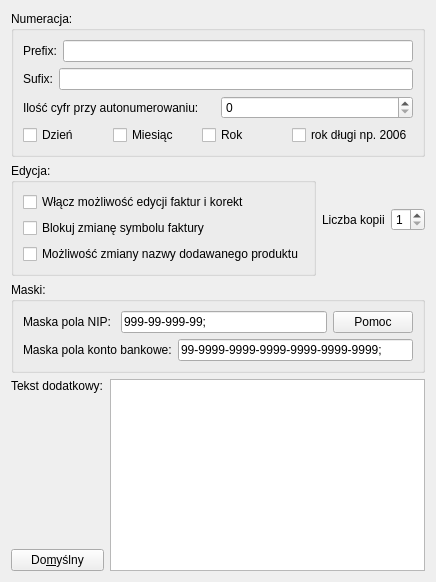
     <widget class="QWidget" name="TabPage2">
      <attribute name="title">
       <string>Faktury</string>
      </attribute>
      <layout class="QGridLayout" name="gridLayout_16">
       <item row="0" column="0">
        <widget class="QGroupBox" name="groupBox1">
         <property name="title">
          <string>Numeracja: </string>
         </property>
         <layout class="QGridLayout" name="gridLayout_15">
          <item row="0" column="0">
           <layout class="QHBoxLayout" name="horizontalLayout">
            <item>
             <widget class="QLabel" name="textLabel1_2">
              <property name="text">
               <string>Prefix:</string>
              </property>
              <property name="wordWrap">
               <bool>false</bool>
              </property>
             </widget>
            </item>
            <item>
             <widget class="QLineEdit" name="prefixEdit"/>
            </item>
           </layout>
          </item>
          <item row="1" column="0">
           <layout class="QHBoxLayout" name="horizontalLayout_2">
            <item>
             <widget class="QLabel" name="textLabel1_2_2">
              <property name="text">
               <string>Sufix:</string>
              </property>
              <property name="wordWrap">
               <bool>false</bool>
              </property>
             </widget>
            </item>
            <item>
             <widget class="QLineEdit" name="sufixEdit"/>
            </item>
           </layout>
          </item>
          <item row="2" column="0">
           <layout class="QHBoxLayout" name="horizontalLayout_3">
            <item>
             <widget class="QLabel" name="textLabel2_2">
              <property name="text">
               <string>Ilość cyfr przy autonumerowaniu:</string>
              </property>
              <property name="wordWrap">
               <bool>false</bool>
              </property>
             </widget>
            </item>
            <item>
             <widget class="QSpinBox" name="spbNumb"/>
            </item>
           </layout>
          </item>
          <item row="3" column="0">
           <layout class="QHBoxLayout" name="horizontalLayout_4">
            <item>
             <widget class="QCheckBox" name="cbDay">
              <property name="text">
               <string>Dzień</string>
              </property>
             </widget>
            </item>
            <item>
             <widget class="QCheckBox" name="cbMonth">
              <property name="text">
               <string>Miesiąc</string>
              </property>
             </widget>
            </item>
            <item>
             <widget class="QCheckBox" name="cbYear">
              <property name="text">
               <string>Rok</string>
              </property>
             </widget>
            </item>
            <item>
             <widget class="QCheckBox" name="shortYear">
              <property name="text">
               <string>rok długi np. 2006</string>
              </property>
             </widget>
            </item>
           </layout>
          </item>
         </layout>
        </widget>
       </item>
       <item row="1" column="0">
        <layout class="QHBoxLayout" name="horizontalLayout_13">
         <item>
          <widget class="QGroupBox" name="groupBox_3">
           <property name="title">
            <string>Edycja: </string>
           </property>
           <layout class="QGridLayout" name="gridLayout_13">
            <item row="0" column="0">
             <layout class="QVBoxLayout" name="verticalLayout">
              <item>
               <widget class="QCheckBox" name="cbEdit">
                <property name="text">
                 <string>Włącz możliwość edycji faktur i korekt</string>
                </property>
               </widget>
              </item>
              <item>
               <widget class="QCheckBox" name="cbSmbEdit">
                <property name="text">
                 <string>Blokuj zmianę symbolu faktury</string>
                </property>
               </widget>
              </item>
              <item>
               <widget class="QCheckBox" name="cbSmbEdit_2">
                <property name="text">
                 <string>Możliwość zmiany nazwy dodawanego produktu</string>
                </property>
               </widget>
              </item>
             </layout>
            </item>
           </layout>
          </widget>
         </item>
         <item>
          <layout class="QHBoxLayout" name="horizontalLayout_10">
           <item>
            <widget class="QLabel" name="labelNumCopies">
             <property name="text">
              <string>Liczba kopii</string>
             </property>
             <property name="wordWrap">
              <bool>false</bool>
             </property>
            </widget>
           </item>
           <item>
            <widget class="QSpinBox" name="spbNumCopies">
             <property name="minimum">
              <number>1</number>
             </property>
             <property name="maximum">
              <number>6</number>
             </property>
            </widget>
           </item>
          </layout>
         </item>
        </layout>
       </item>
       <item row="2" column="0">
        <widget class="QGroupBox" name="groupBox_4">
         <property name="title">
          <string>Maski: </string>
         </property>
         <layout class="QGridLayout" name="gridLayout_14">
          <item row="0" column="0">
           <layout class="QHBoxLayout" name="horizontalLayout_8">
            <item>
             <widget class="QLabel" name="labelNipMask">
              <property name="text">
               <string>Maska pola NIP: </string>
              </property>
             </widget>
            </item>
            <item>
             <widget class="QLineEdit" name="nipMaskEdit">
              <property name="toolTip">
               <string>&lt;!DOCTYPE HTML PUBLIC &quot;-//W3C//DTD HTML 4.0//EN&quot; &quot;http://www.w3.org/TR/REC-html40/strict.dtd&quot;&gt;
&lt;html&gt;&lt;head&gt;&lt;meta name=&quot;qrichtext&quot; content=&quot;1&quot; /&gt;&lt;style type=&quot;text/css&quot;&gt;
p, li { white-space: pre-wrap; }
&lt;/style&gt;&lt;/head&gt;&lt;body style=&quot; font-family:'DejaVu Sans'; font-size:9pt; font-weight:400; font-style:normal;&quot;&gt;
&lt;p style=&quot; margin-top:0px; margin-bottom:0px; margin-left:0px; margin-right:0px; -qt-block-indent:0; text-indent:0px;&quot;&gt;Maska NIPu: &lt;/p&gt;
&lt;p style=&quot;-qt-paragraph-type:empty; margin-top:0px; margin-bottom:0px; margin-left:0px; margin-right:0px; -qt-block-indent:0; text-indent:0px;&quot;&gt;&lt;/p&gt;
&lt;p style=&quot;-qt-paragraph-type:empty; margin-top:0px; margin-bottom:0px; margin-left:0px; margin-right:0px; -qt-block-indent:0; text-indent:0px;&quot;&gt;&lt;/p&gt;
&lt;table border=&quot;0&quot; style=&quot; margin-top:0px; margin-bottom:0px; margin-left:0px; margin-right:0px;&quot; align=&quot;center&quot; cellspacing=&quot;1&quot; cellpadding=&quot;2&quot;&gt;&lt;thead&gt;
&lt;tr&gt;
&lt;td bgcolor=&quot;#a2c511&quot; style=&quot; vertical-align:top;&quot;&gt;
&lt;p align=&quot;center&quot; style=&quot; margin-top:0px; margin-bottom:0px; margin-left:0px; margin-right:0px; -qt-block-indent:0; text-indent:0px; font-weight:600; color:#000000;&quot;&gt;&lt;span style=&quot; background-color:#a2c511;&quot;&gt;Character&lt;/span&gt;&lt;/p&gt;&lt;/td&gt;
&lt;td bgcolor=&quot;#a2c511&quot; style=&quot; vertical-align:top;&quot;&gt;
&lt;p align=&quot;center&quot; style=&quot; margin-top:0px; margin-bottom:0px; margin-left:0px; margin-right:0px; -qt-block-indent:0; text-indent:0px; font-weight:600; color:#000000;&quot;&gt;&lt;span style=&quot; background-color:#a2c511;&quot;&gt;Meaning&lt;/span&gt;&lt;/p&gt;&lt;/td&gt;&lt;/tr&gt;&lt;/thead&gt;
&lt;tr&gt;
&lt;td bgcolor=&quot;#f0f0f0&quot; style=&quot; vertical-align:top;&quot;&gt;
&lt;p style=&quot; margin-top:0px; margin-bottom:0px; margin-left:0px; margin-right:0px; -qt-block-indent:0; text-indent:0px; color:#000000;&quot;&gt;&lt;span style=&quot; font-family:'Courier New,courier';&quot;&gt;A&lt;/span&gt;&lt;/p&gt;&lt;/td&gt;
&lt;td bgcolor=&quot;#f0f0f0&quot; style=&quot; vertical-align:top;&quot;&gt;
&lt;p style=&quot; margin-top:0px; margin-bottom:0px; margin-left:0px; margin-right:0px; -qt-block-indent:0; text-indent:0px; color:#000000;&quot;&gt;&lt;span style=&quot; background-color:#f0f0f0;&quot;&gt;ASCII alphabetic character required. A-Z, a-z.&lt;/span&gt;&lt;/p&gt;&lt;/td&gt;&lt;/tr&gt;
&lt;tr&gt;
&lt;td bgcolor=&quot;#e4e4e4&quot; style=&quot; vertical-align:top;&quot;&gt;
&lt;p style=&quot; margin-top:0px; margin-bottom:0px; margin-left:0px; margin-right:0px; -qt-block-indent:0; text-indent:0px; color:#000000;&quot;&gt;&lt;span style=&quot; font-family:'Courier New,courier';&quot;&gt;a&lt;/span&gt;&lt;/p&gt;&lt;/td&gt;
&lt;td bgcolor=&quot;#e4e4e4&quot; style=&quot; vertical-align:top;&quot;&gt;
&lt;p style=&quot; margin-top:0px; margin-bottom:0px; margin-left:0px; margin-right:0px; -qt-block-indent:0; text-indent:0px; color:#000000;&quot;&gt;&lt;span style=&quot; background-color:#e4e4e4;&quot;&gt;ASCII alphabetic character permitted but not required.&lt;/span&gt;&lt;/p&gt;&lt;/td&gt;&lt;/tr&gt;
&lt;tr&gt;
&lt;td bgcolor=&quot;#f0f0f0&quot; style=&quot; vertical-align:top;&quot;&gt;
&lt;p style=&quot; margin-top:0px; margin-bottom:0px; margin-left:0px; margin-right:0px; -qt-block-indent:0; text-indent:0px; color:#000000;&quot;&gt;&lt;span style=&quot; font-family:'Courier New,courier';&quot;&gt;N&lt;/span&gt;&lt;/p&gt;&lt;/td&gt;
&lt;td bgcolor=&quot;#f0f0f0&quot; style=&quot; vertical-align:top;&quot;&gt;
&lt;p style=&quot; margin-top:0px; margin-bottom:0px; margin-left:0px; margin-right:0px; -qt-block-indent:0; text-indent:0px; color:#000000;&quot;&gt;&lt;span style=&quot; background-color:#f0f0f0;&quot;&gt;ASCII alphanumeric character required. A-Z, a-z, 0-9.&lt;/span&gt;&lt;/p&gt;&lt;/td&gt;&lt;/tr&gt;
&lt;tr&gt;
&lt;td bgcolor=&quot;#e4e4e4&quot; style=&quot; vertical-align:top;&quot;&gt;
&lt;p style=&quot; margin-top:0px; margin-bottom:0px; margin-left:0px; margin-right:0px; -qt-block-indent:0; text-indent:0px; color:#000000;&quot;&gt;&lt;span style=&quot; font-family:'Courier New,courier';&quot;&gt;n&lt;/span&gt;&lt;/p&gt;&lt;/td&gt;
&lt;td bgcolor=&quot;#e4e4e4&quot; style=&quot; vertical-align:top;&quot;&gt;
&lt;p style=&quot; margin-top:0px; margin-bottom:0px; margin-left:0px; margin-right:0px; -qt-block-indent:0; text-indent:0px; color:#000000;&quot;&gt;&lt;span style=&quot; background-color:#e4e4e4;&quot;&gt;ASCII alphanumeric character permitted but not required.&lt;/span&gt;&lt;/p&gt;&lt;/td&gt;&lt;/tr&gt;
&lt;tr&gt;
&lt;td bgcolor=&quot;#f0f0f0&quot; style=&quot; vertical-align:top;&quot;&gt;
&lt;p style=&quot; margin-top:0px; margin-bottom:0px; margin-left:0px; margin-right:0px; -qt-block-indent:0; text-indent:0px; color:#000000;&quot;&gt;&lt;span style=&quot; font-family:'Courier New,courier';&quot;&gt;X&lt;/span&gt;&lt;/p&gt;&lt;/td&gt;
&lt;td bgcolor=&quot;#f0f0f0&quot; style=&quot; vertical-align:top;&quot;&gt;
&lt;p style=&quot; margin-top:0px; margin-bottom:0px; margin-left:0px; margin-right:0px; -qt-block-indent:0; text-indent:0px; color:#000000;&quot;&gt;&lt;span style=&quot; background-color:#f0f0f0;&quot;&gt;Any character required.&lt;/span&gt;&lt;/p&gt;&lt;/td&gt;&lt;/tr&gt;
&lt;tr&gt;
&lt;td bgcolor=&quot;#e4e4e4&quot; style=&quot; vertical-align:top;&quot;&gt;
&lt;p style=&quot; margin-top:0px; margin-bottom:0px; margin-left:0px; margin-right:0px; -qt-block-indent:0; text-indent:0px; color:#000000;&quot;&gt;&lt;span style=&quot; font-family:'Courier New,courier';&quot;&gt;x&lt;/span&gt;&lt;/p&gt;&lt;/td&gt;
&lt;td bgcolor=&quot;#e4e4e4&quot; style=&quot; vertical-align:top;&quot;&gt;
&lt;p style=&quot; margin-top:0px; margin-bottom:0px; margin-left:0px; margin-right:0px; -qt-block-indent:0; text-indent:0px; color:#000000;&quot;&gt;&lt;span style=&quot; background-color:#e4e4e4;&quot;&gt;Any character permitted but not required.&lt;/span&gt;&lt;/p&gt;&lt;/td&gt;&lt;/tr&gt;
&lt;tr&gt;
&lt;td bgcolor=&quot;#f0f0f0&quot; style=&quot; vertical-align:top;&quot;&gt;
&lt;p style=&quot; margin-top:0px; margin-bottom:0px; margin-left:0px; margin-right:0px; -qt-block-indent:0; text-indent:0px; color:#000000;&quot;&gt;&lt;span style=&quot; font-family:'Courier New,courier';&quot;&gt;9&lt;/span&gt;&lt;/p&gt;&lt;/td&gt;
&lt;td bgcolor=&quot;#f0f0f0&quot; style=&quot; vertical-align:top;&quot;&gt;
&lt;p style=&quot; margin-top:0px; margin-bottom:0px; margin-left:0px; margin-right:0px; -qt-block-indent:0; text-indent:0px; color:#000000;&quot;&gt;&lt;span style=&quot; background-color:#f0f0f0;&quot;&gt;ASCII digit required. 0-9.&lt;/span&gt;&lt;/p&gt;&lt;/td&gt;&lt;/tr&gt;
&lt;tr&gt;
&lt;td bgcolor=&quot;#e4e4e4&quot; style=&quot; vertical-align:top;&quot;&gt;
&lt;p style=&quot; margin-top:0px; margin-bottom:0px; margin-left:0px; margin-right:0px; -qt-block-indent:0; text-indent:0px; color:#000000;&quot;&gt;&lt;span style=&quot; font-family:'Courier New,courier';&quot;&gt;0&lt;/span&gt;&lt;/p&gt;&lt;/td&gt;
&lt;td bgcolor=&quot;#e4e4e4&quot; style=&quot; vertical-align:top;&quot;&gt;
&lt;p style=&quot; margin-top:0px; margin-bottom:0px; margin-left:0px; margin-right:0px; -qt-block-indent:0; text-indent:0px; color:#000000;&quot;&gt;&lt;span style=&quot; background-color:#e4e4e4;&quot;&gt;ASCII digit permitted but not required.&lt;/span&gt;&lt;/p&gt;&lt;/td&gt;&lt;/tr&gt;
&lt;tr&gt;
&lt;td bgcolor=&quot;#f0f0f0&quot; style=&quot; vertical-align:top;&quot;&gt;
&lt;p style=&quot; margin-top:0px; margin-bottom:0px; margin-left:0px; margin-right:0px; -qt-block-indent:0; text-indent:0px; color:#000000;&quot;&gt;&lt;span style=&quot; font-family:'Courier New,courier';&quot;&gt;D&lt;/span&gt;&lt;/p&gt;&lt;/td&gt;
&lt;td bgcolor=&quot;#f0f0f0&quot; style=&quot; vertical-align:top;&quot;&gt;
&lt;p style=&quot; margin-top:0px; margin-bottom:0px; margin-left:0px; margin-right:0px; -qt-block-indent:0; text-indent:0px; color:#000000;&quot;&gt;&lt;span style=&quot; background-color:#f0f0f0;&quot;&gt;ASCII digit required. 1-9.&lt;/span&gt;&lt;/p&gt;&lt;/td&gt;&lt;/tr&gt;
&lt;tr&gt;
&lt;td bgcolor=&quot;#e4e4e4&quot; style=&quot; vertical-align:top;&quot;&gt;
&lt;p style=&quot; margin-top:0px; margin-bottom:0px; margin-left:0px; margin-right:0px; -qt-block-indent:0; text-indent:0px; color:#000000;&quot;&gt;&lt;span style=&quot; font-family:'Courier New,courier';&quot;&gt;d&lt;/span&gt;&lt;/p&gt;&lt;/td&gt;
&lt;td bgcolor=&quot;#e4e4e4&quot; style=&quot; vertical-align:top;&quot;&gt;
&lt;p style=&quot; margin-top:0px; margin-bottom:0px; margin-left:0px; margin-right:0px; -qt-block-indent:0; text-indent:0px; color:#000000;&quot;&gt;&lt;span style=&quot; background-color:#e4e4e4;&quot;&gt;ASCII digit permitted but not required (1-9).&lt;/span&gt;&lt;/p&gt;&lt;/td&gt;&lt;/tr&gt;
&lt;tr&gt;
&lt;td bgcolor=&quot;#f0f0f0&quot; style=&quot; vertical-align:top;&quot;&gt;
&lt;p style=&quot; margin-top:0px; margin-bottom:0px; margin-left:0px; margin-right:0px; -qt-block-indent:0; text-indent:0px; color:#000000;&quot;&gt;&lt;span style=&quot; font-family:'Courier New,courier';&quot;&gt;#&lt;/span&gt;&lt;/p&gt;&lt;/td&gt;
&lt;td bgcolor=&quot;#f0f0f0&quot; style=&quot; vertical-align:top;&quot;&gt;
&lt;p style=&quot; margin-top:0px; margin-bottom:0px; margin-left:0px; margin-right:0px; -qt-block-indent:0; text-indent:0px; color:#000000;&quot;&gt;&lt;span style=&quot; background-color:#f0f0f0;&quot;&gt;ASCII digit or plus/minus sign permitted but not required.&lt;/span&gt;&lt;/p&gt;&lt;/td&gt;&lt;/tr&gt;
&lt;tr&gt;
&lt;td bgcolor=&quot;#e4e4e4&quot; style=&quot; vertical-align:top;&quot;&gt;
&lt;p style=&quot; margin-top:0px; margin-bottom:0px; margin-left:0px; margin-right:0px; -qt-block-indent:0; text-indent:0px; color:#000000;&quot;&gt;&lt;span style=&quot; font-family:'Courier New,courier';&quot;&gt;H&lt;/span&gt;&lt;/p&gt;&lt;/td&gt;
&lt;td bgcolor=&quot;#e4e4e4&quot; style=&quot; vertical-align:top;&quot;&gt;
&lt;p style=&quot; margin-top:0px; margin-bottom:0px; margin-left:0px; margin-right:0px; -qt-block-indent:0; text-indent:0px; color:#000000;&quot;&gt;&lt;span style=&quot; background-color:#e4e4e4;&quot;&gt;Hexadecimal character required. A-F, a-f, 0-9.&lt;/span&gt;&lt;/p&gt;&lt;/td&gt;&lt;/tr&gt;
&lt;tr&gt;
&lt;td bgcolor=&quot;#f0f0f0&quot; style=&quot; vertical-align:top;&quot;&gt;
&lt;p style=&quot; margin-top:0px; margin-bottom:0px; margin-left:0px; margin-right:0px; -qt-block-indent:0; text-indent:0px; color:#000000;&quot;&gt;&lt;span style=&quot; font-family:'Courier New,courier';&quot;&gt;h&lt;/span&gt;&lt;/p&gt;&lt;/td&gt;
&lt;td bgcolor=&quot;#f0f0f0&quot; style=&quot; vertical-align:top;&quot;&gt;
&lt;p style=&quot; margin-top:0px; margin-bottom:0px; margin-left:0px; margin-right:0px; -qt-block-indent:0; text-indent:0px; color:#000000;&quot;&gt;&lt;span style=&quot; background-color:#f0f0f0;&quot;&gt;Hexadecimal character permitted but not required.&lt;/span&gt;&lt;/p&gt;&lt;/td&gt;&lt;/tr&gt;
&lt;tr&gt;
&lt;td bgcolor=&quot;#e4e4e4&quot; style=&quot; vertical-align:top;&quot;&gt;
&lt;p style=&quot; margin-top:0px; margin-bottom:0px; margin-left:0px; margin-right:0px; -qt-block-indent:0; text-indent:0px; color:#000000;&quot;&gt;&lt;span style=&quot; font-family:'Courier New,courier';&quot;&gt;B&lt;/span&gt;&lt;/p&gt;&lt;/td&gt;
&lt;td bgcolor=&quot;#e4e4e4&quot; style=&quot; vertical-align:top;&quot;&gt;
&lt;p style=&quot; margin-top:0px; margin-bottom:0px; margin-left:0px; margin-right:0px; -qt-block-indent:0; text-indent:0px; color:#000000;&quot;&gt;&lt;span style=&quot; background-color:#e4e4e4;&quot;&gt;Binary character required. 0-1.&lt;/span&gt;&lt;/p&gt;&lt;/td&gt;&lt;/tr&gt;
&lt;tr&gt;
&lt;td bgcolor=&quot;#f0f0f0&quot; style=&quot; vertical-align:top;&quot;&gt;
&lt;p style=&quot; margin-top:0px; margin-bottom:0px; margin-left:0px; margin-right:0px; -qt-block-indent:0; text-indent:0px; color:#000000;&quot;&gt;&lt;span style=&quot; font-family:'Courier New,courier';&quot;&gt;b&lt;/span&gt;&lt;/p&gt;&lt;/td&gt;
&lt;td bgcolor=&quot;#f0f0f0&quot; style=&quot; vertical-align:top;&quot;&gt;
&lt;p style=&quot; margin-top:0px; margin-bottom:0px; margin-left:0px; margin-right:0px; -qt-block-indent:0; text-indent:0px; color:#000000;&quot;&gt;&lt;span style=&quot; background-color:#f0f0f0;&quot;&gt;Binary character permitted but not required.&lt;/span&gt;&lt;/p&gt;&lt;/td&gt;&lt;/tr&gt;
&lt;tr&gt;
&lt;td bgcolor=&quot;#e4e4e4&quot; style=&quot; vertical-align:top;&quot;&gt;
&lt;p style=&quot; margin-top:0px; margin-bottom:0px; margin-left:0px; margin-right:0px; -qt-block-indent:0; text-indent:0px; color:#000000;&quot;&gt;&lt;span style=&quot; font-family:'Courier New,courier';&quot;&gt;&amp;gt;&lt;/span&gt;&lt;/p&gt;&lt;/td&gt;
&lt;td bgcolor=&quot;#e4e4e4&quot; style=&quot; vertical-align:top;&quot;&gt;
&lt;p style=&quot; margin-top:0px; margin-bottom:0px; margin-left:0px; margin-right:0px; -qt-block-indent:0; text-indent:0px; color:#000000;&quot;&gt;&lt;span style=&quot; background-color:#e4e4e4;&quot;&gt;All following alphabetic characters are uppercased.&lt;/span&gt;&lt;/p&gt;&lt;/td&gt;&lt;/tr&gt;
&lt;tr&gt;
&lt;td bgcolor=&quot;#f0f0f0&quot; style=&quot; vertical-align:top;&quot;&gt;
&lt;p style=&quot; margin-top:0px; margin-bottom:0px; margin-left:0px; margin-right:0px; -qt-block-indent:0; text-indent:0px; color:#000000;&quot;&gt;&lt;span style=&quot; font-family:'Courier New,courier';&quot;&gt;&amp;lt;&lt;/span&gt;&lt;/p&gt;&lt;/td&gt;
&lt;td bgcolor=&quot;#f0f0f0&quot; style=&quot; vertical-align:top;&quot;&gt;
&lt;p style=&quot; margin-top:0px; margin-bottom:0px; margin-left:0px; margin-right:0px; -qt-block-indent:0; text-indent:0px; color:#000000;&quot;&gt;&lt;span style=&quot; background-color:#f0f0f0;&quot;&gt;All following alphabetic characters are lowercased.&lt;/span&gt;&lt;/p&gt;&lt;/td&gt;&lt;/tr&gt;
&lt;tr&gt;
&lt;td bgcolor=&quot;#e4e4e4&quot; style=&quot; vertical-align:top;&quot;&gt;
&lt;p style=&quot; margin-top:0px; margin-bottom:0px; margin-left:0px; margin-right:0px; -qt-block-indent:0; text-indent:0px; color:#000000;&quot;&gt;&lt;span style=&quot; font-family:'Courier New,courier';&quot;&gt;!&lt;/span&gt;&lt;/p&gt;&lt;/td&gt;
&lt;td bgcolor=&quot;#e4e4e4&quot; style=&quot; vertical-align:top;&quot;&gt;
&lt;p style=&quot; margin-top:0px; margin-bottom:0px; margin-left:0px; margin-right:0px; -qt-block-indent:0; text-indent:0px; color:#000000;&quot;&gt;&lt;span style=&quot; background-color:#e4e4e4;&quot;&gt;Switch off case conversion.&lt;/span&gt;&lt;/p&gt;&lt;/td&gt;&lt;/tr&gt;
&lt;tr&gt;
&lt;td bgcolor=&quot;#f0f0f0&quot; style=&quot; vertical-align:top;&quot;&gt;
&lt;p style=&quot; margin-top:0px; margin-bottom:0px; margin-left:0px; margin-right:0px; -qt-block-indent:0; text-indent:0px; color:#000000;&quot;&gt;&lt;span style=&quot; font-family:'Courier New,courier';&quot;&gt;\&lt;/span&gt;&lt;/p&gt;&lt;/td&gt;
&lt;td bgcolor=&quot;#f0f0f0&quot; style=&quot; vertical-align:top;&quot;&gt;
&lt;p style=&quot; margin-top:0px; margin-bottom:0px; margin-left:0px; margin-right:0px; -qt-block-indent:0; text-indent:0px; color:#000000;&quot;&gt;&lt;span style=&quot; background-color:#f0f0f0;&quot;&gt;Use &lt;/span&gt;&lt;span style=&quot; font-family:'Courier New,courier';&quot;&gt;\&lt;/span&gt; to escape the special characters listed above to use them as separators.&lt;/p&gt;&lt;/td&gt;&lt;/tr&gt;&lt;/table&gt;&lt;/body&gt;&lt;/html&gt;</string>
              </property>
              <property name="text">
               <string>999-99-999-99; </string>
              </property>
             </widget>
            </item>
            <item>
             <widget class="QPushButton" name="pushButtonMaskHelp">
              <property name="text">
               <string>Pomoc</string>
              </property>
             </widget>
            </item>
           </layout>
          </item>
          <item row="1" column="0">
           <layout class="QHBoxLayout" name="horizontalLayout_9">
            <item>
             <widget class="QLabel" name="labelAccountMask">
              <property name="text">
               <string>Maska pola konto bankowe:</string>
              </property>
             </widget>
            </item>
            <item>
             <widget class="QLineEdit" name="accountMaskEdit">
              <property name="text">
               <string>99-9999-9999-9999-9999-9999-9999; </string>
              </property>
             </widget>
            </item>
           </layout>
          </item>
         </layout>
        </widget>
       </item>
       <item row="3" column="0">
        <layout class="QHBoxLayout" name="horizontalLayout_7">
         <item>
          <layout class="QVBoxLayout" name="verticalLayout_2">
           <item>
            <widget class="QLabel" name="textLabel3">
             <property name="text">
              <string>Tekst dodatkowy:</string>
             </property>
             <property name="alignment">
              <set>Qt::AlignTop</set>
             </property>
             <property name="wordWrap">
              <bool>false</bool>
             </property>
            </widget>
           </item>
           <item>
            <spacer name="verticalSpacer">
             <property name="orientation">
              <enum>Qt::Vertical</enum>
             </property>
             <property name="sizeHint" stdset="0">
              <size>
               <width>93</width>
               <height>38</height>
              </size>
             </property>
            </spacer>
           </item>
           <item>
            <widget class="QPushButton" name="defTextBtn">
             <property name="text">
              <string>Do&amp;myślny</string>
             </property>
             <property name="shortcut">
              <string>Alt+M</string>
             </property>
            </widget>
           </item>
          </layout>
         </item>
         <item>
          <widget class="QTextEdit" name="additText"/>
         </item>
        </layout>
       </item>
      </layout>
     </widget>
